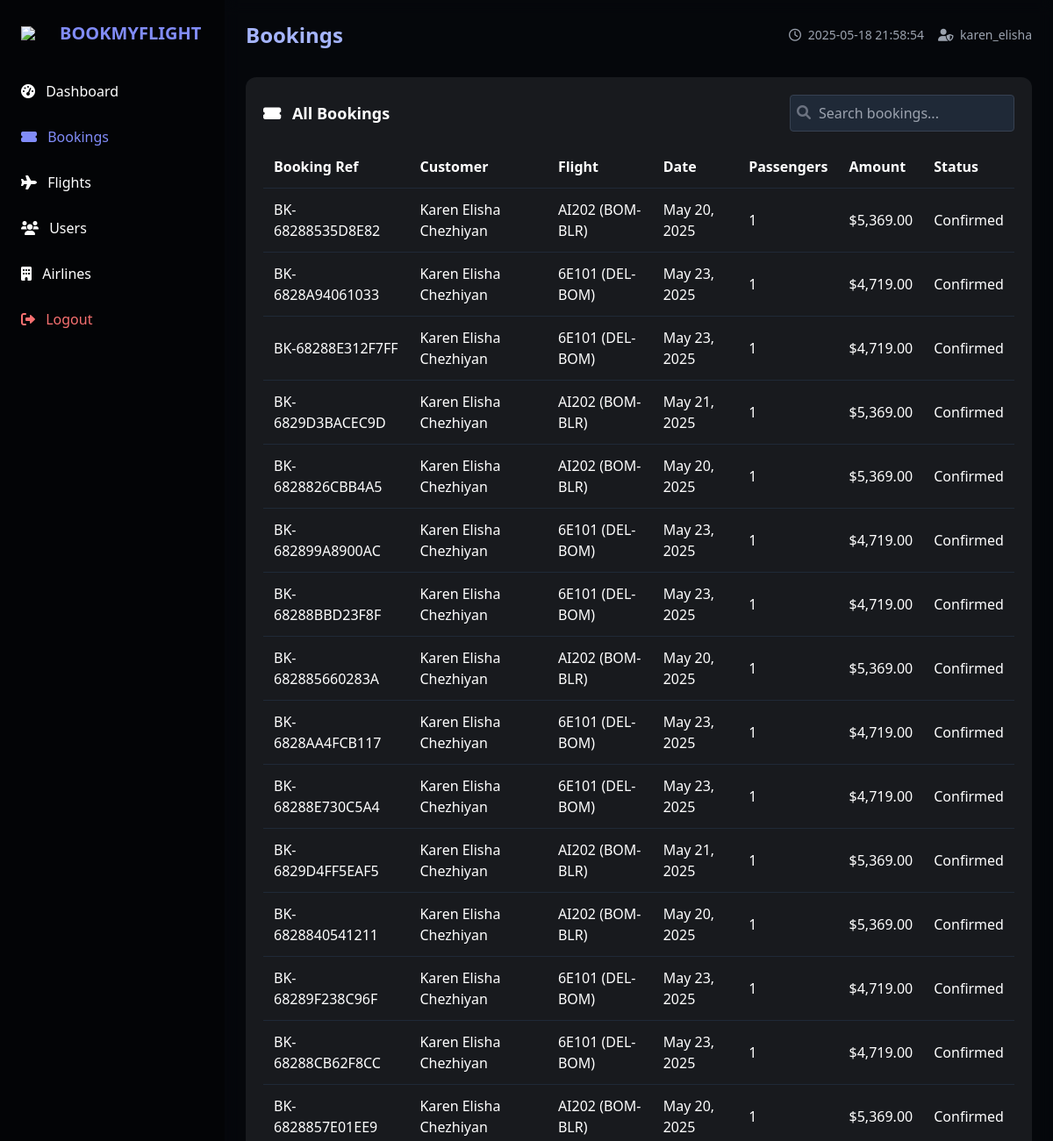
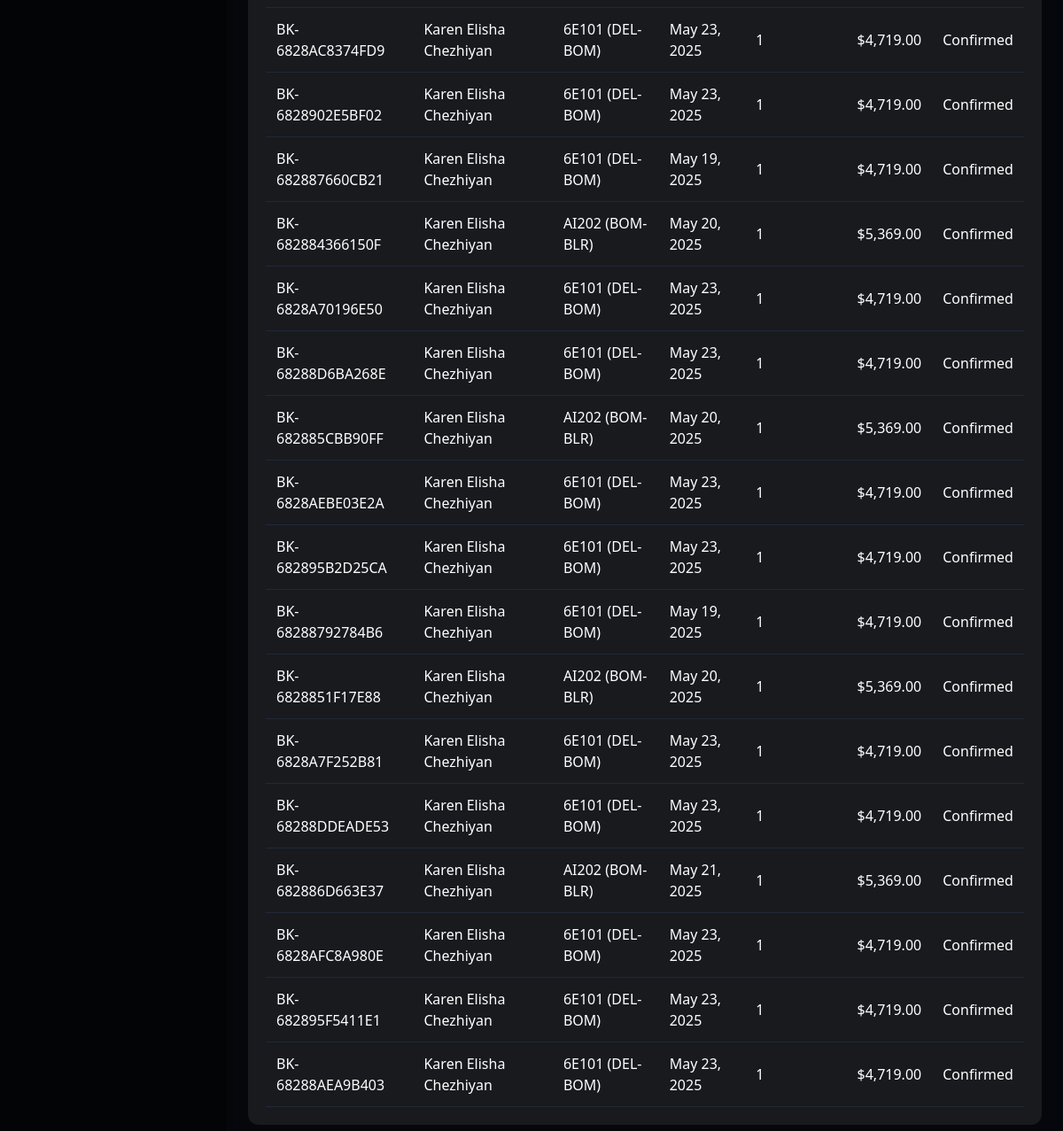
Before: /admin-dashboard.php?section=bookings (signed in) with the older database file (2 pictures, top to bottom).
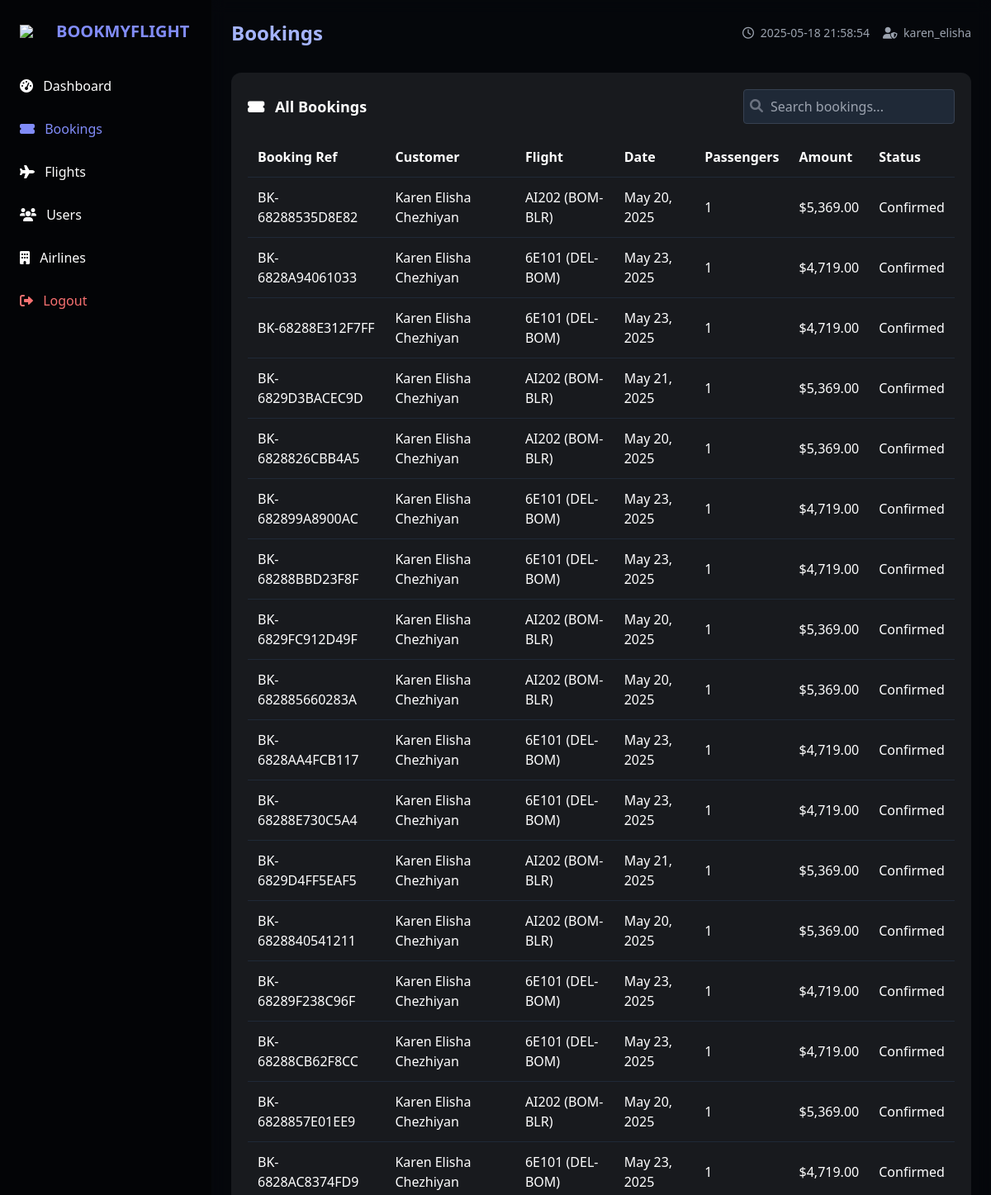
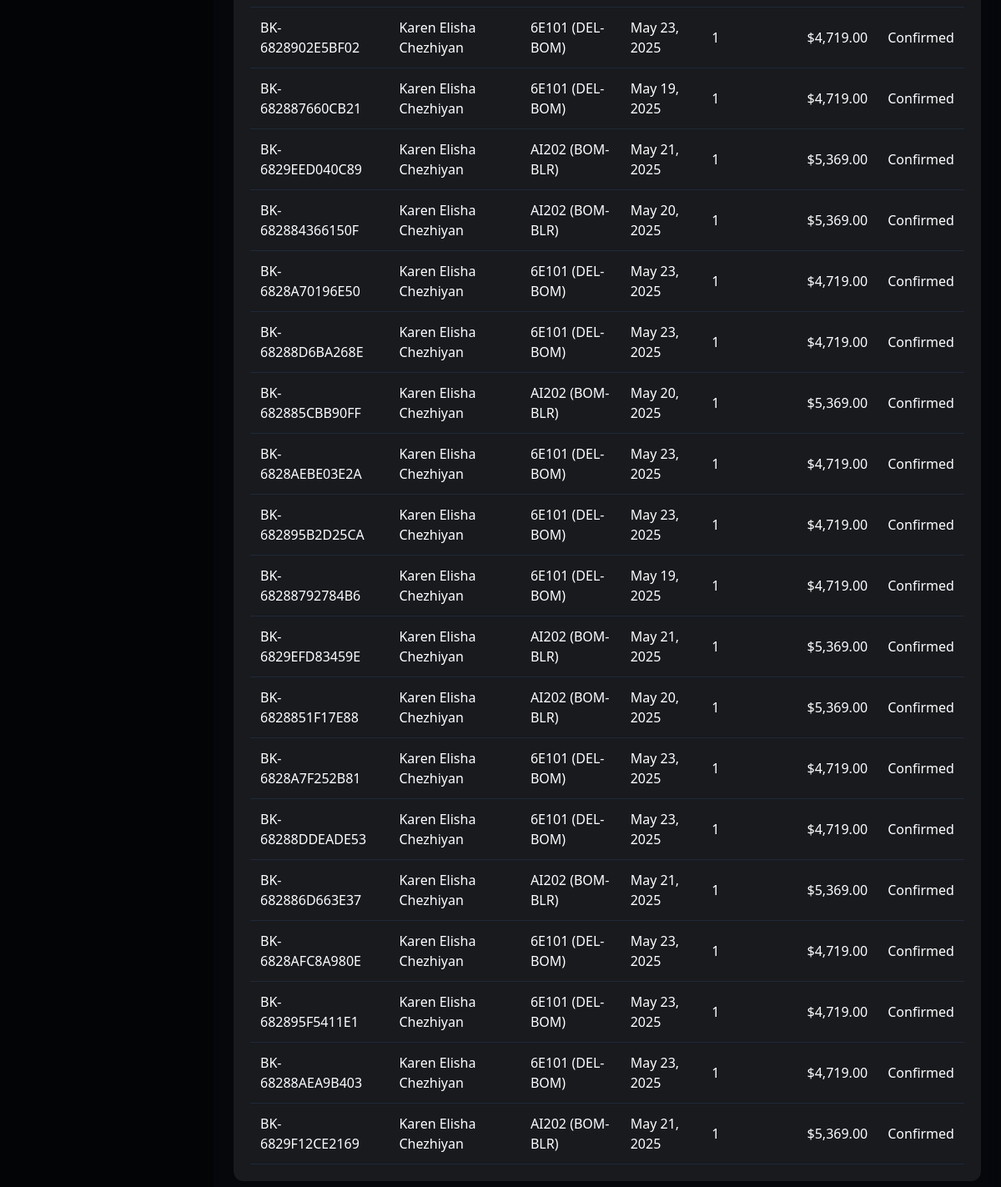
After: the same page with the newer database file (2 pictures, top to bottom).
### tables this page shows
CREATE TABLE `bookings` (
  `booking_id` int(11) NOT NULL,
  `booking_reference` varchar(20) NOT NULL,
  `user_id` int(11) NOT NULL,
  `flight_id` int(11) NOT NULL,
  `booking_date` datetime NOT NULL,
  `travel_date` date NOT NULL,
  `num_passengers` int(11) NOT NULL,
  `total_amount` decimal(10,2) NOT NULL,
  `contact_email` varchar(100) NOT NULL,
  `contact_phone` varchar(20) NOT NULL,
  `booking_status` enum('Pending','Confirmed','Cancelled') NOT NULL DEFAULT 'Pending',
  `payment_status` enum('Pending','Completed','Failed','Refunded') NOT NULL DEFAULT 'Pending',
  `payment_method` varchar(50) DEFAULT NULL,
  `created_at` datetime NOT NULL,
  `updated_at` datetime NOT NULL,
  `payment_details` varchar(255) DEFAULT NULL
);

CREATE TABLE `users` (
  `user_id` int(11) NOT NULL,
  `full_name` varchar(100) NOT NULL,
  `email` varchar(100) NOT NULL,
  `phone` varchar(15) NOT NULL,
  `password` varchar(255) NOT NULL,
  `member_since` timestamp NOT NULL DEFAULT current_timestamp(),
  `loyalty_points` int(11) DEFAULT 0,
  `loyalty_tier` enum('Bronze','Silver','Gold','Platinum') DEFAULT 'Bronze',
  `created_at` timestamp NULL DEFAULT current_timestamp()
);

CREATE TABLE `flights` (
  `flight_id` int(11) NOT NULL,
  `flight_number` varchar(10) NOT NULL,
  `airline_id` varchar(5) NOT NULL,
  `origin_airport` varchar(10) NOT NULL,
  `destination_airport` varchar(10) NOT NULL,
  `departure_time` datetime NOT NULL,
  `arrival_time` datetime NOT NULL,
  `duration` int(11) NOT NULL,
  `base_price` decimal(10,2) NOT NULL,
  `total_seats` int(11) NOT NULL,
  `available_seats` int(11) NOT NULL,
  `flight_status` enum('Scheduled','Delayed','Departed','Arrived','Cancelled') DEFAULT 'Scheduled'
);

### admin-dashboard.php (the view, shortened to what this page needs)
<?php
require_once 'db_connect.php';
$active_section = isset($_GET['section']) ? $_GET['section'] : 'dashboard';
?>
<!DOCTYPE html>
<html lang="en">
<head>
  <script src="https://cdn.tailwindcss.com"></script>
  <link rel="stylesheet" href="https://cdnjs.cloudflare.com/ajax/libs/font-awesome/6.0.0/css/all.min.css">
</head>
<body class="bg-gray-900 text-white min-h-screen flex">
  <aside class="sidebar w-64 p-6 hidden md:block">
    <div class="flex items-center mb-8">
      <img src="https://img.icons8.com/ios-filled/50/ffffff/airplane-mode-on.png" class="w-8 mr-3">
      <h1 class="text-xl font-bold text-indigo-400">BOOKMYFLIGHT</h1>
    </div>
    <nav class="space-y-3">
      <a href="?section=dashboard" class="block nav-item py-2 <?= $active_section === 'dashboard' ? 'text-indigo-400' : '' ?>">
        <i class="fas fa-tachometer-alt mr-2"></i> Dashboard
      </a>
      <a href="?section=bookings" class="block nav-item py-2 <?= $active_section === 'bookings' ? 'text-indigo-400' : '' ?>">
        <i class="fas fa-ticket-alt mr-2"></i> Bookings
      </a>
      <a href="?section=flights" class="block nav-item py-2 <?= $active_section === 'flights' ? 'text-indigo-400' : '' ?>">
        <i class="fas fa-plane mr-2"></i> Flights
      </a>
      <a href="?section=users" class="block nav-item py-2 <?= $active_section === 'users' ? 'text-indigo-400' : '' ?>">
        <i class="fas fa-users mr-2"></i> Users
      </a>
      <a href="?section=airlines" class="block nav-item py-2 <?= $active_section === 'airlines' ? 'text-indigo-400' : '' ?>">
        <i class="fas fa-building mr-2"></i> Airlines
      </a>
      <a href="?logout" class="block nav-item py-2 text-red-400 mt-8">
        <i class="fas fa-sign-out-alt mr-2"></i> Logout
      </a>
    </nav>
  </aside>
  <main class="main-content flex-1 p-6 overflow-y-auto">
    <header class="flex justify-between items-center mb-8">
      <h2 class="text-2xl font-bold text-indigo-300">
        <?= ucfirst($active_section) ?> <?= $active_section === 'dashboard' ? 'Overview' : '' ?>
      </h2>
      <div class="flex items-center space-x-4">
        <span class="text-sm text-gray-400">
          <i class="far fa-clock mr-1"></i> <?= date('Y-m-d H:i:s') ?>
        </span>
        <span class="text-sm text-gray-400">
          <i class="fas fa-user-shield mr-1"></i> <?= $_SESSION['admin_username'] ?>
        </span>
      </div>
    </header>
    <section id="bookingsSection" class="section <?= $active_section === 'bookings' ? 'active' : '' ?>">
      <div class="card p-5 rounded-xl overflow-x-auto">
        <div class="flex justify-between items-center mb-4">
          <h3 class="text-lg font-semibold"><i class="fas fa-ticket-alt mr-2"></i> All Bookings</h3>
          <div class="relative">
            <input type="text" placeholder="Search bookings..." class="p-2 pl-8 rounded bg-gray-800 border border-gray-700 w-64">
            <i class="fas fa-search absolute left-2 top-3 text-gray-500"></i>
          </div>
        </div>
        <table class="w-full">
          <thead>
            <tr class="border-b border-gray-800 text-left">
              <th class="p-3">Booking Ref</th>
              <th class="p-3">Customer</th>
              <th class="p-3">Flight</th>
              <th class="p-3">Date</th>
              <th class="p-3">Passengers</th>
              <th class="p-3">Amount</th>
              <th class="p-3">Status</th>
            </tr>
          </thead>
          <tbody>
            <?php
            $all_bookings = $mysqli->query("SELECT b.*, u.full_name, f.flight_number, f.origin_airport, f.destination_airport
                                       FROM bookings b
                                       JOIN users u ON b.user_id = u.user_id
                                       JOIN flights f ON b.flight_id = f.flight_id
                                       ORDER BY b.created_at DESC")->fetch_all(MYSQLI_ASSOC);
            foreach ($all_bookings as $booking):
              $flight_info = "{$booking['flight_number']} ({$booking['origin_airport']}-{$booking['destination_airport']})";
            ?>
            <tr class="table-row border-b border-gray-800">
              <td class="p-3"><?= $booking['booking_reference'] ?></td>
              <td class="p-3"><?= $booking['full_name'] ?></td>
              <td class="p-3"><?= $flight_info ?></td>
              <td class="p-3"><?= date('M d, Y', strtotime($booking['travel_date'])) ?></td>
              <td class="p-3"><?= $booking['num_passengers'] ?></td>
              <td class="p-3">$<?= number_format($booking['total_amount'], 2) ?></td>
              <td class="p-3">
                <span class="badge <?=
                  $booking['booking_status'] === 'Confirmed' ? 'badge-success' :
                  ($booking['booking_status'] === 'Pending' ? 'badge-warning' : 'badge-danger')
                ?>">
                  <?= $booking['booking_status'] ?>
                </span>
              </td>
            </tr>
            <?php endforeach; ?>
          </tbody>
        </table>
      </div>
    </section>
  </main>
</body>
</html>

### admin-dashboard.php (style rules this page uses)
.sidebar { background: rgba(0, 0, 0, 0.85); }
.main-content { background: rgba(0, 0, 0, 0.7); backdrop-filter: blur(8px); }
.card { background: rgba(255, 255, 255, 0.08); transition: all 0.3s ease; }
.nav-item { transition: color 0.2s ease; }
.section { display: none; opacity: 0; transition: opacity 0.3s ease; }
.section.active { display: block; opacity: 1; }
.badge { @apply px-2 py-1 rounded text-xs; }
.badge-success { @apply bg-green-900 text-green-300; }

Changed rows visible on the page:
added bookings: booking_reference "BK-6829FC912D49F", user.full_name "Karen Elisha Chezhiyan", flight.destination_airport "AI202 (BOM-BLR)", travel_date "May 20, 2025", num_passengers "1", total_amount "5,369.00", booking_status "Confirmed"
added bookings: booking_reference "BK-6829EED040C89", user.full_name "Karen Elisha Chezhiyan", flight.destination_airport "AI202 (BOM-BLR)", travel_date "May 21, 2025", num_passengers "1", total_amount "5,369.00", booking_status "Confirmed"
added bookings: booking_reference "BK-6829EFD83459E", user.full_name "Karen Elisha Chezhiyan", flight.destination_airport "AI202 (BOM-BLR)", travel_date "May 21, 2025", num_passengers "1", total_amount "5,369.00", booking_status "Confirmed"
added bookings: booking_reference "BK-6829F12CE2169", user.full_name "Karen Elisha Chezhiyan", flight.destination_airport "AI202 (BOM-BLR)", travel_date "May 21, 2025", num_passengers "1", total_amount "5,369.00", booking_status "Confirmed"
